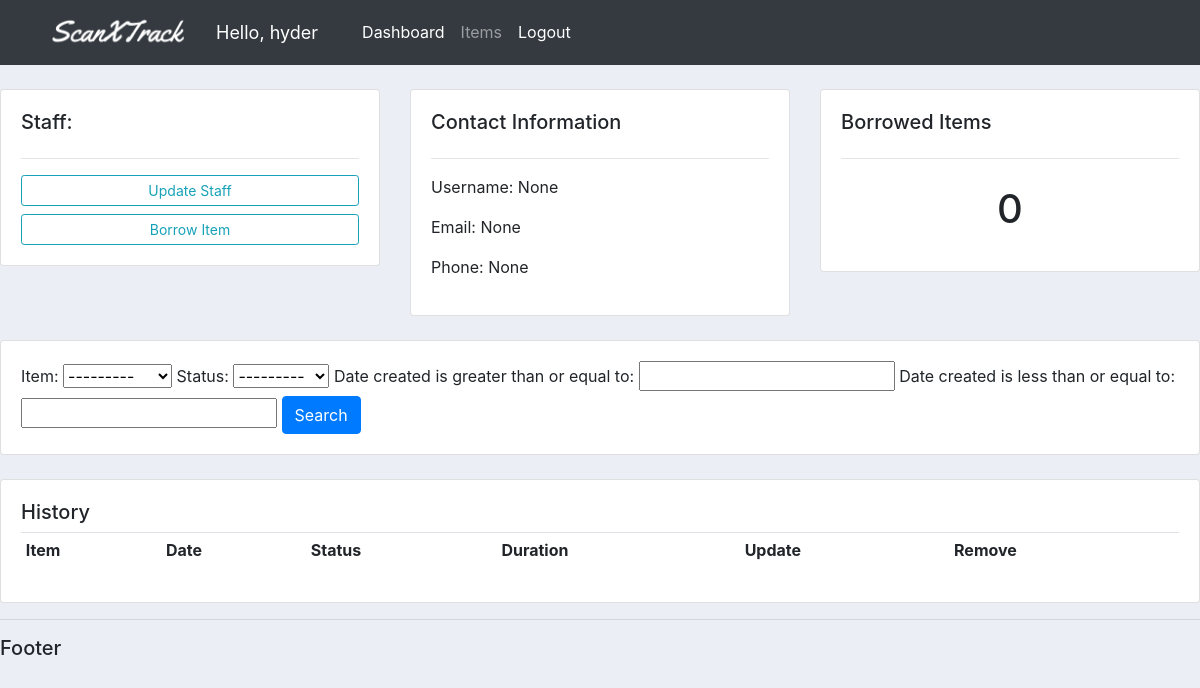
Page /staff/5 (signed in) on the committed database.
### accounts/models.py (models this page shows, shortened)
class Staff(models.Model):
    user = models.OneToOneField(User, null=True, blank=True, on_delete=models.CASCADE)
    name = models.CharField(max_length=200, null=True)
    phone = models.CharField(max_length=200, null=True)
    email = models.CharField(max_length=200, null=True)
    profile_pic = models.ImageField(default="default.png", null=True, blank=True)
    date_created = models.DateTimeField(auto_now_add=True)

### accounts/decorators.py (the view)
        def wrapper_func(request, *args, **kwargs):
            group = None
            if request.user.groups.exists():
                group = request.user.groups.all()[0].name
            if group in allowed_roles:
                return view_func(request, *args, **kwargs)
            else:
                return HttpResponse("You are not authorized to view this page")

### accounts/models.py (called while the page is built)
    def __str__(self):
        return self.name

### accounts/views.py (called while the page is built)
@login_required(login_url="login")
@allowed_users(allowed_roles=["admin"])
def staff(request, pk):
    staff = Staff.objects.get(id=pk)
    borrows = staff.borrowed_items_set.all()
    total_borrowed = borrows.filter(status="Borrowed").count()
    myFilter = BorrowFilter(request.GET, queryset=borrows)
    borrows = myFilter.qs
    context = {
        "staff": staff,
        "borrows": borrows,
        "total_borrowed": total_borrowed,
        "myFilter": myFilter,
    }
    return render(request, "accounts/staff.html", context)

### accounts/templates/accounts/staff.html (shortened to what this page needs)
{% extends 'accounts/main.html' %} {% block content %}
<br />
<div class="row">
  <div class="col-md">
    <div class="card card-body">
      <h5>Staff:</h5>
      <hr />
      <a class="btn btn-outline-info btn-sm btn-block" href="">Update Staff</a>
      <a class="btn btn-outline-info btn-sm btn-block" href="{% url 'create_borrow' staff.id %}">Borrow Item</a>
    </div>
  </div>
  <div class="col-md">
    <div class="card card-body">
      <h5>Contact Information</h5>
      <hr />
      <p>Username: {{staff.name}}</p>
      <p>Email: {{staff.email}}</p>
      <p>Phone: {{staff.phone}}</p>
    </div>
  </div>
  <div class="col-md">
    <div class="card card-body">
      <h5>Borrowed Items</h5>
      <hr />
      <h1 style="text-align: center; padding: 10px">{{total_borrowed}}</h1>
    </div>
  </div>
</div>
<br />
<div class="row">
  <div class="col">
    <div class="card card-body">
      <form method="get">
        {{myFilter.form}}
        <button class="btn btn-primary" type="submit">Search</button>
      </form>
    </div>
  </div>
</div>
<br />
<div class="row">
  <div class="col-md">
    <div class="card card-body table-responsive " style="max-height: 400px; overflow-y: auto;">
      <table class="table table-sm">
        <h5>History</h5>
        <tr>
          <th>Item</th>
          <th>Date</th>
          <th>Status</th>
          <th>Duration</th>
          <th>Update</th>
          <th>Remove</th>
        </tr>
      </table>
    </div>
  </div>
</div>
{% endblock content %}

### accounts/templates/accounts/navbar.html (shortened to what this page needs)
{% load static %}
<nav class="navbar navbar-expand-lg navbar-dark bg-dark">
  <img id="logo" src="{% static 'images/logo.png' %}" />
  <span class="hello-msg">Hello, {{request.user}}</span>
  <div class="collapse navbar-collapse" id="navbarNav">
    <ul class="navbar-nav">
      {% if request.user.is_staff %}
      <li class="nav-item active">
        <a class="nav-link" href="{% url 'home' %}">Dashboard </a>
      </li>
      <li class="nav-item">
        <a class="nav-link" href="{% url 'items' %}">Items</a>
      </li>
      {% else %}
      <li class="nav-item">
        <a class="nav-link" href="{% url 'account' %}">Settings</a>
      </li>
      {% endif %}
      <li class="nav-item active">
        <a class="nav-link" href="{% url 'logout' %}">Logout</a>
      </li>
  </div>
</nav>

### static/css/main.css (style rules this page uses)
#logo { width: 200px; height: auto; }
body { background-color: #ebeff5; }

### accounts/templates/accounts/navbar.html (style rules this page uses)
.hello-msg { font-size: 18px; color: #fff; margin-right: 20px; }

### rows in the picture
Staff: name "None", email "None", phone "None"

### other values in the picture
{{ request.user }} "hyder"
{{ total_borrowed }} "0"
